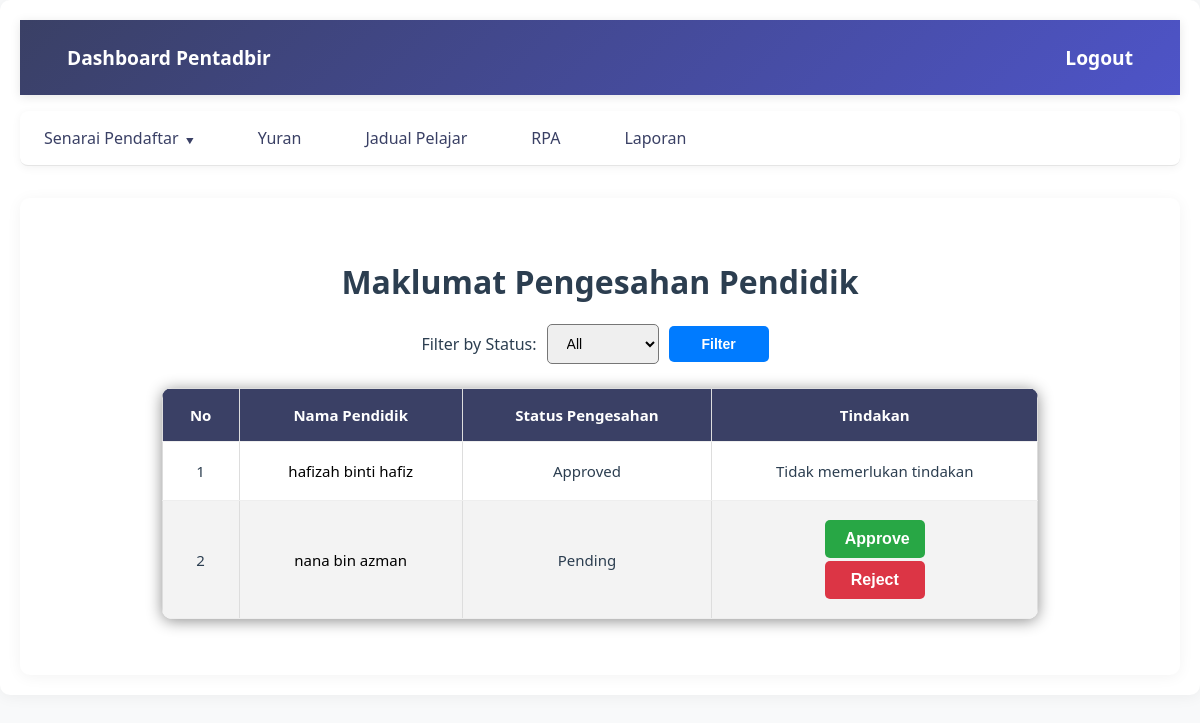
The app's page /pengesahan_pendidik.php with its own data.
### tables this page shows
CREATE TABLE `pendidik` (
  `id_pendidik` int(11) NOT NULL,
  `ic_pendidik` varchar(20) NOT NULL,
  `nama_pendidik` varchar(100) NOT NULL,
  `email_pendidik` varchar(100) NOT NULL,
  `no_pendidik` varchar(15) DEFAULT NULL,
  `username` varchar(100) NOT NULL,
  `password` varchar(20) NOT NULL,
  `peranan_id` int(11) NOT NULL DEFAULT 3,
  `umur` int(11) NOT NULL,
  `alamat_pendidik` varchar(255) NOT NULL,
  `sijil_pengajian` varchar(255) NOT NULL,
  `kursus_kanak_kanak` varchar(255) NOT NULL,
  `pengesahan` tinyint(1) DEFAULT NULL
);

### pengesahan_pendidik.php (the view, shortened to what this page needs)
<?php
include 'config.php';
$sql = "SELECT id_pendidik, ic_pendidik, nama_pendidik, email_pendidik, no_pendidik, umur, alamat_pendidik, sijil_pengajian, kursus_kanak_kanak, pengesahan
        FROM pendidik";
$sql .= " ORDER BY nama_pendidik ASC";
$result = $conn->query($sql);
?>
<!DOCTYPE html>
<html lang="en">
<head>
    <link rel="stylesheet" href="css/dashboard.css">
</head>
<body class="dashboard-container">
    <div class="container">
        <header>
        <a href="pentadbir_dashboard.php"><span>Dashboard Pentadbir</span></a>
        <a href="logout.php">Logout</a>
        </header>
                <nav>
                <ul>
                    <li class="dropdown-parent">
                    <a href="#">Senarai Pendaftar <span class="dropdown-icon">&#x25BC;</span></a>
                </li>
                <li><a href="yuranPentadbir.php">Yuran</a></li>
                <li><a href="admin_jadual.php">Jadual Pelajar</a></li>
                <li><a href="pentadbirRPA.php">RPA</a></li>
                <li><a href="pentadbirLaporan.php">Laporan</a></li>
            </ul>
        </nav>
<main>
    <h1 style="text-align:center; margin-top:30px;">Maklumat Pengesahan Pendidik</h1>
    <form method="GET" action="pengesahan_pendidik.php" class="filter-container">
        <label for="filter_status" style="margin-right: 10px;">Filter by Status:</label>
        <select name="filter_status">
            <option value="All" <?php if(!isset($_GET['filter_status']) || $_GET['filter_status'] == 'All') echo 'selected'; ?>>All</option>
        </select>
        <button type="submit">Filter</button>
    </form>
    <table>
        <thead>
            <tr>
                <th>No</th>
                <th>Nama Pendidik</th>
                <th>Status Pengesahan</th>
                <th>Tindakan</th>
            </tr>
        </thead>
        <tbody>
<?php
if ($result->num_rows > 0) {
    $no = 1;
    while ($row = $result->fetch_assoc()) {
        $status = $row['pengesahan'];
        echo "<tr style='text-align: center;'>
                <td style='text-align: center;'>$no</td>
                <td style='text-align: center;'><a href='profilPendidikAdmin.php?ic=" . $row['ic_pendidik'] . "'>" . $row['nama_pendidik'] . "</a></td>
                <td style='text-align: center;'>";
        if (is_null($status)) {
            echo "Pending";
        } elseif ($status == 1) {
            echo "Approved";
        } elseif ($status == 0) {
            echo "Rejected";
        }
        echo "</td>
                <td style='text-align: center;'>";
        if (is_null($status)) {
            echo "<a href='approve_reject.php?action=approve&id=" . $row['id_pendidik'] . "&type=pendidik'>
                    <button style='background-color: #28a745; color: white; padding: 10px 20px; border: none; border-radius: 5px; font-size: 16px; cursor: pointer; margin: 0 5px;'>Approve</button>
                  </a>
                  <a href='approve_reject.php?action=reject&id=" . $row['id_pendidik'] . "&type=pendidik'>
                    <button style='background-color: #dc3545; color: white; padding: 10px 20px; border: none; border-radius: 5px; font-size: 16px; cursor: pointer; margin: 0 5px;'>Reject</button>
                  </a>";
        } else {
            echo "<span>Tidak memerlukan tindakan</span>";
        }
        echo "</td>
              </tr>";
        $no++;
    }
} else {
    echo "<tr><td colspan='4' style='text-align: center;'>Tiada rekod ditemui.</td></tr>";
}
?>
        </tbody>
    </table>
</main>

### css/dashboard.css (style rules this page uses)
.dashboard-container { font-family: 'Segoe UI', system-ui, -apple-system, sans-serif; margin: 0; padding: 0; background: #f8f9fa; color: #2c3e50; width: 100%; box-sizing: border-box; min-height: 100vh; }
.dashboard-container .container { max-width: 1200px; width: 100%; margin: 0 auto; padding: 20px; background: #fff; box-shadow: 0 2px 15px rgba(0, 0, 0, 0.05); border-radius: 10px; box-sizing: border-box; }
.dashboard-container header { display: flex; justify-content: space-between; align-items: center; background: linear-gradient(135deg, #3a4065 0%, #4e54c8 100%); padding: 1rem 2rem; color: white; font-size: 1.2em; font-weight: bold; width: 100%; box-sizing: border-box; box-shadow: 0 2px 10px rgba(0, 0, 0, 0.1); }
.dashboard-container header a { color: white; text-decoration: none; font-size: 1em; padding: 8px 15px; border-radius: 5px; transition: all 0.3s ease; }
.dashboard-container nav { background: #ffffff; border-bottom: 1px solid rgba(0, 0, 0, 0.1); width: 100%; box-sizing: border-box; margin-bottom: 2rem; box-shadow: 0 2px 10px rgba(0, 0, 0, 0.05); }
.dashboard-container nav ul { list-style: none; padding: 0; margin: 0; display: flex; align-items: center; gap: 1rem; }
.dashboard-container nav ul li { position: relative; }
.dashboard-container nav ul li a { color: #3a4065; text-decoration: none; padding: 1rem 1.5rem; display: block; font-weight: 500; transition: all 0.3s ease; }
.dropdown-parent > a { display: flex; align-items: center; gap: 5px; }
.dropdown-icon { font-size: 0.8em; transition: transform 0.3s ease; }
.dashboard-container main { padding: 2rem; background: #fff; width: 100%; box-sizing: border-box; border-radius: 10px; box-shadow: 0 2px 15px rgba(0, 0, 0, 0.05); }
.dashboard-container button, .dashboard-container .interactive-link { background: none; color: inherit; border: none; padding: 0.8rem 1.5rem; border-radius: 6px; font-size: 1em; font-weight: 600; cursor: pointer; transition: all 0.3s ease; text-decoration: none; }
.dashboard-container table { width: 80%; border-collapse: collapse; margin: 1.5rem auto; background: white; border-radius: 10px; overflow: hidden; box-shadow: 0 2px 15px rgba(0, 0, 0, 0.449); }
.dashboard-container th, .dashboard-container td { padding: 1rem; border-bottom: 1px solid #eee; }
.dashboard-container th { background: #3a4065; font-weight: 600; color: #ffffff; text-align: center; }
.dashboard-container td { text-align: left; }
nav ul { list-style-type: none; margin: 0; padding: 0; display: flex; gap: 10px; background-color: #3a4065; padding: 10px; }
nav ul li { display: inline; }
nav ul li a { text-decoration: none; color: white; font-weight: bold; padding: 8px 15px; border-radius: 5px; }
.dropdown-parent { position: relative; }
.dropdown-icon { margin-left: 5px; font-size: 0.8em; }

### records on screen
pendidik: nama_pendidik "hafizah binti hafiz", pengesahan "Approved"
pendidik: nama_pendidik "nana bin azman", shows "Pending"
